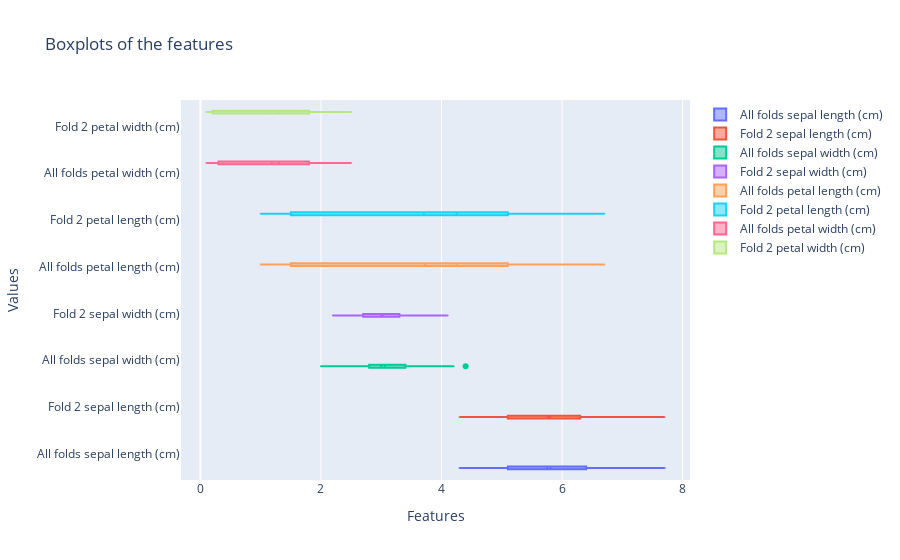

Here is the notebook cell this chart was saved with:
### Code cell
# boxplots of the data according the variable `fold`

fig = go.Figure()

for feature in X_train.columns:
    if feature == 'fold':
        continue
    fig.add_trace(go.Box(
        x=X_train_all[X_train_all['fold'] == 'All folds'][feature],
        name=f'All folds {feature}',
        boxmean=True
    ))

    fig.add_trace(go.Box(
        x=X_train_all[X_train_all['fold'] == 'Fold 2'][feature],
        name=f'Fold 2 {feature}',
        boxmean=True
    ))

fig.update_layout(
    title='Boxplots of the features',
    boxmode='group',
    xaxis=dict(title='Features'),
    yaxis=dict(title='Values')
)

fig.show()
